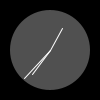
Frame 1 (no input)
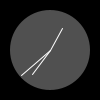
Frame 60 (the mouse pressed at the canvas centre just before this capture)
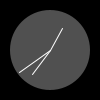
Frame 120 (the mouse held since frame 60 and released just before this capture)

The Processing sketch that drew these frames (run headless with seeded random() and noise(); from frame 60 on, the mouse is pressed at the canvas centre):

// Processing sketch: Ex_05
// ── Ex_05.pde
void setup() {
  size(100, 100);
  stroke(255);
}

void draw() {
  background(0);
  fill(80);
  noStroke();
  // Angles for sin() and cos() start at 3 o'clock; 
  // subtract HALF_PI to make them start at the top
  ellipse(50, 50, 80, 80);
  float s = map(second(), 0, 60, 0, TWO_PI) - HALF_PI;
  float m = map(minute(), 0, 60, 0, TWO_PI) - HALF_PI; 
  float h = map(hour() % 12, 0, 12, 0, TWO_PI) - HALF_PI;
  stroke(255);
  line(50, 50, cos(s)*38 + 50, sin(s)*38 + 50);
  line(50, 50, cos(m)*30 + 50, sin(m)*30 + 50);
  line(50, 50, cos(h)*25 + 50, sin(h)*25 + 50);
}
